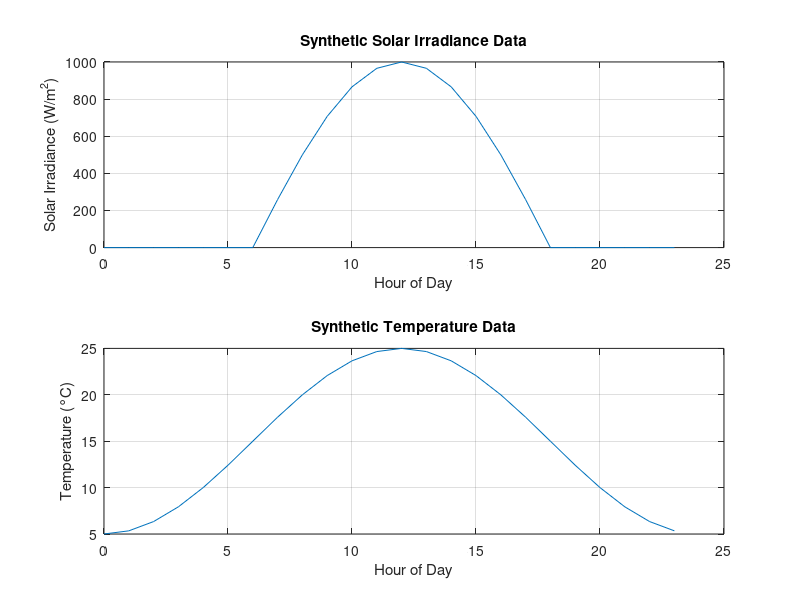

This figure's MATLAB source:
% File: plot_weather_data.m

function plot_weather_data()
    % Load the generated weather data
    load('weatherData.mat');

    % Plot the generated data for visualization
    figure;
    subplot(2, 1, 1);
    plot(0:23, weatherData.solarIrradiance);
    xlabel('Hour of Day');
    ylabel('Solar Irradiance (W/m^2)');
    title('Synthetic Solar Irradiance Data');
    grid on;

    subplot(2, 1, 2);
    plot(0:23, weatherData.temperature);
    xlabel('Hour of Day');
    ylabel('Temperature (°C)');
    title('Synthetic Temperature Data');
    grid on;
end
